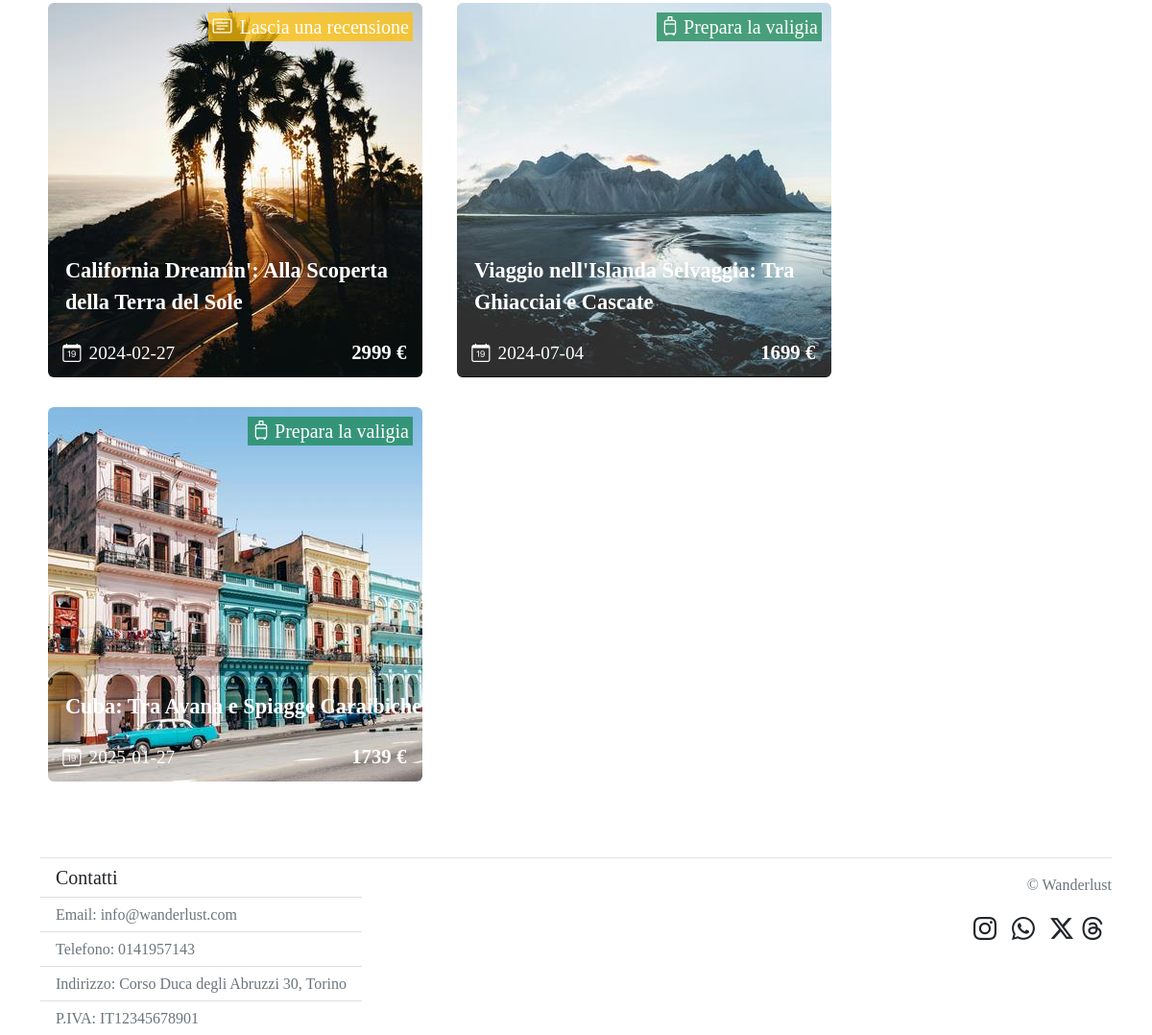
/profilo (signed in, lower part), run on an earlier commit of the app's database.
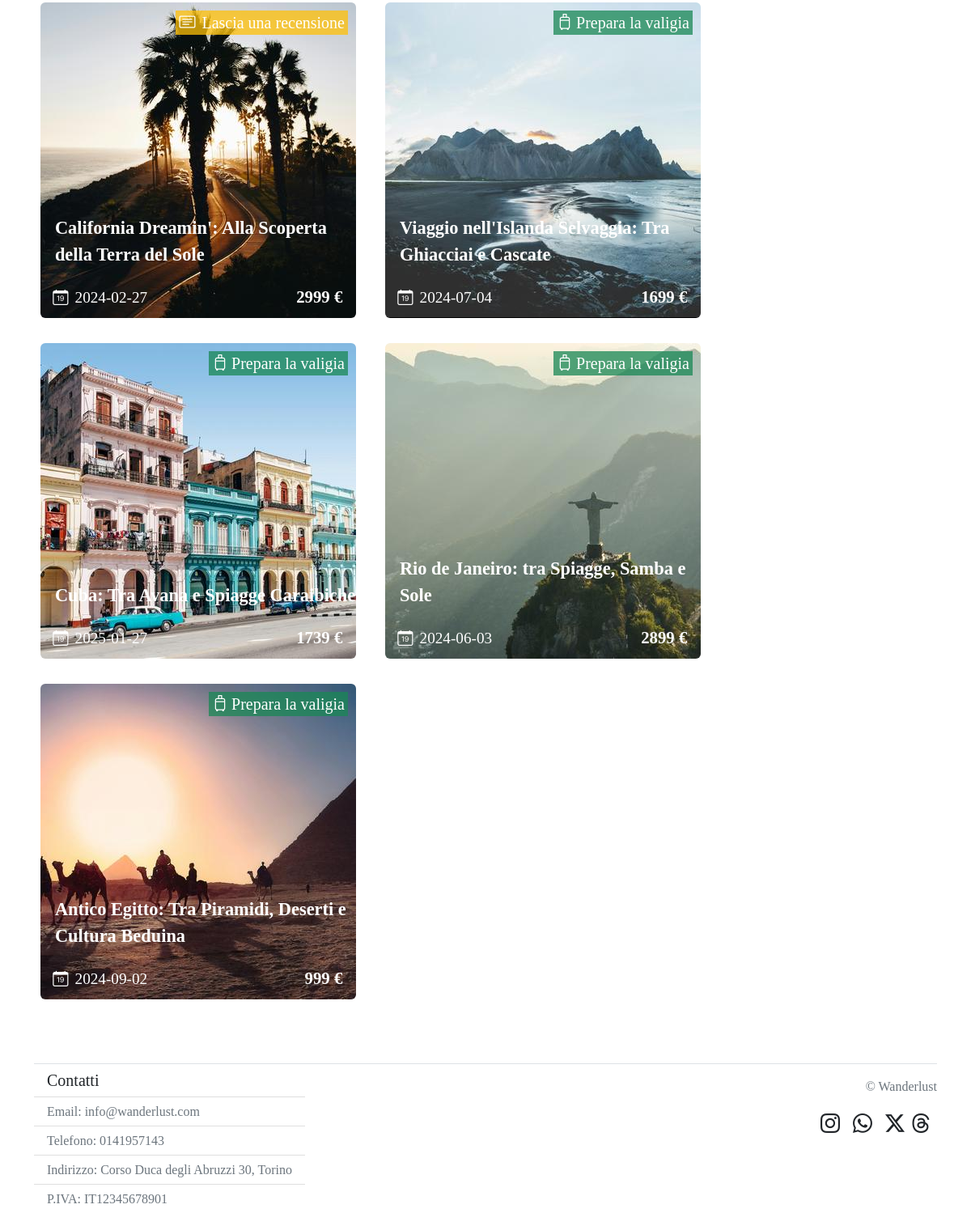
And on a later commit of the database.
### tables this page shows
CREATE TABLE "partecipazioni_viaggi" (
	"id_viaggio"	INTEGER NOT NULL,
	"id_utente"	INTEGER NOT NULL,
	"nota"	TEXT,
	FOREIGN KEY("id_utente") REFERENCES "utenti"("id"),
	FOREIGN KEY("id_viaggio") REFERENCES "viaggi"("id"),
	PRIMARY KEY("id_viaggio","id_utente")
);

CREATE TABLE "viaggi" (
	"id"	INTEGER NOT NULL,
	"id_coordinatore"	INTEGER NOT NULL,
	"continente"	TEXT NOT NULL,
	"nazione"	TEXT NOT NULL,
	"data"	TEXT NOT NULL,
	"num_giorni"	TEXT NOT NULL,
	"aeroporto"	TEXT NOT NULL,
	"prezzo"	INTEGER NOT NULL,
	"descrizione"	TEXT NOT NULL,
	"img_viaggio"	TEXT NOT NULL UNIQUE,
	"approvato"	INTEGER NOT NULL,
	"titolo"	TEXT NOT NULL,
	PRIMARY KEY("id" AUTOINCREMENT)
);

### app.py (the view)
@app.route('/profilo', methods = ['POST', 'GET'])
@login_required
def area_personale():
    oggi = datetime.today().strftime('%Y-%m-%d')
    un_mese_dopo = (datetime.now() + timedelta(weeks=4)).strftime('%Y-%m-%d')
    aeroporti_italiani = [
    "Roma-Fiumicino - FCO", "Milano-Malpensa - MXP", "Milano-Linate - LIN", "Venezia Marco Polo - VCE", "Napoli-Capodichino - NAP", "Firenze-Peretola - FLR", "Bologna-Guglielmo Marconi - BLQ", "Catania-Fontanarossa - CTA", "Palermo-Punta Raisi - PMO", "Bergamo-Orio al Serio - BGY", "Pisa Galileo Galilei - PSA", "Verona-Villafranca - VRN", "Torino-Caselle - TRN", "Bari-Palese - BRI", "Cagliari-Elmas - CAG", "Trapani-Birgi - TPS", "Brindisi-Casale - BDS", "Genova-Cristoforo Colombo - GOA", "Perugia-Sant'Egidio - PEG", "Ancona-Falconara - AOI"
]
    filtroApprovazione = request.form.get('filtroApprovazione', 'all')
    if filtroApprovazione == 'all':
        viaggi_coordinatore = viaggi_dao.getViaggiCoordinatore(current_user.id)
    else:
        filtro = int(filtroApprovazione)
        viaggi_coordinatore = viaggi_dao.getViaggiCoordinatoreFiltro(current_user.id, filtro)
    viaggi_prenotati = viaggi_dao.getViaggiPrenotati(current_user.id)
    viaggi_filtrati = []
    filtroDataViaggio = request.form.get('filtroDataViaggio', 'all')
    if filtroDataViaggio == "futuro":
        for viaggio in viaggi_prenotati:
            if viaggio['data'] >= oggi:
                viaggi_filtrati.append(viaggio)
    elif filtroDataViaggio == "passato":
        for viaggio in viaggi_prenotati:
            if viaggio['data'] < oggi:
                viaggi_filtrati.append(viaggio)
    else:
        viaggi_filtrati = viaggi_prenotati
    return render_template('profilo.html', un_mese_dopo=un_mese_dopo, aeroporti_italiani=aeroporti_italiani, viaggi_coordinatore = viaggi_coordinatore, filtroApprovazione=filtroApprovazione, viaggi_prenotati = viaggi_filtrati, filtroDataViaggio = filtroDataViaggio, oggi = oggi)

### app.py (called while the page is built)
@login_manager.user_loader
def load_user(user_id):
    db_user = utenti_dao.getUtenteByID(user_id)
    if db_user is not None:
        user = User(id=db_user['id'], nome = db_user['nome'], cognome = db_user['cognome'], email = db_user['email'], password = db_user['password'], tipologia = db_user['tipologia'], img_profilo=db_user['img_profilo'])
    return user

### utenti_dao.py (called while the page is built)
def getUtenteByID(id):
    query = 'SELECT * FROM utenti WHERE id = ?'
    connection = sqlite3.connect('db/wanderlust.db')
    connection.row_factory = sqlite3.Row
    cursor = connection.cursor()
    cursor.execute(query, (id,))
    result = cursor.fetchone()
    cursor.close()
    connection.close()
    return result

### viaggi_dao.py (called while the page is built)
def getViaggiCoordinatore(id_coordinatore):
    query = 'SELECT * FROM viaggi WHERE id_coordinatore = ?'
    connection = sqlite3.connect('db/wanderlust.db')
    connection.row_factory = sqlite3.Row
    cursor = connection.cursor()
    cursor.execute(query, (id_coordinatore,))
    result = cursor.fetchall()
    cursor.close()
    connection.close()
    return result

### templates/profilo.html (shortened to what this page needs)
{% extends "base.html" %}
{% block content %}
<section class="mt-4">
    <section>
        {%for viaggio in viaggi_prenotati%}
        <article class="me-4 ms-2 mb-4 image-container">
            <a href="{{url_for('pagina_viaggio', id_viaggio = viaggio.id)}}"><img class="zoomable rounded" src="{{url_for('static', filename = 'viaggio/'+viaggio.img_viaggio)}}" alt="Questa è l'immagine del viaggio in {{viaggio.nazione}}"></a>
            <p class="titleImgPos">{{viaggio.titolo}}</p>
            <section class="d-flex justify-content-start align-items-center sectionDaysImgPos">
                <i class="bi bi-calendar-date me-2"></i>
                <p class="pMarginNegativo">{{viaggio.data}}</p>
            </section>
            <p class="priceImgPos pMarginNegativo">{{viaggio.prezzo}} €</p>
            {%if viaggio.data >= oggi%}
            <div class="fav-button d-flex justify-content-start align-items-center bg-success text-white fs-5 ps-1 bg-opacity-75">
                <i class="bi bi-suitcase2 me-1"></i>
                <p class="pMarginNegativo pe-1 fontCopperplate">Prepara la valigia</p>
            </div>
            {%else%}
            <div class="fav-button d-flex justify-content-start align-items-center bg-warning text-white fs-5 ps-1 bg-opacity-75">
                <i class="bi bi-card-text me-2"></i>
                <p class="pMarginNegativo pe-1 fontCopperplate">Lascia una recensione</p>
            </div>
            {%endif%}
        </article>
        {%endfor%}
    </section>
</section>
{%endblock%}

What changed in the data, as far as the page shows it:
added partecipazioni_viaggi: img_viaggio (picture), titolo "Rio de Janeiro: tra Spiagge, Samba e Sole", data "2024-06-03", prezzo "2899", shows "Prepara la valigia"
added partecipazioni_viaggi: img_viaggio (picture), titolo "Antico Egitto: Tra Piramidi, Deserti e Cultura Beduina", data "2024-09-02", prezzo "999", shows "Prepara la valigia"
